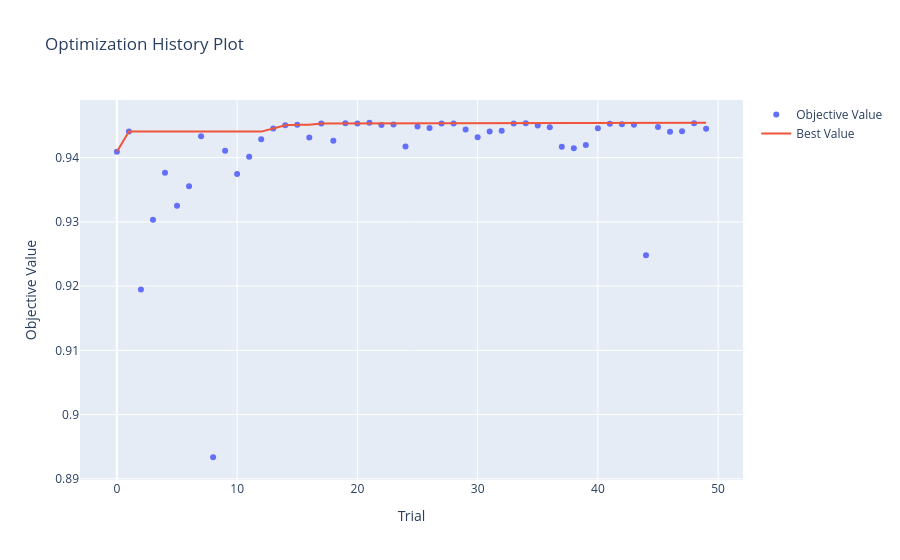
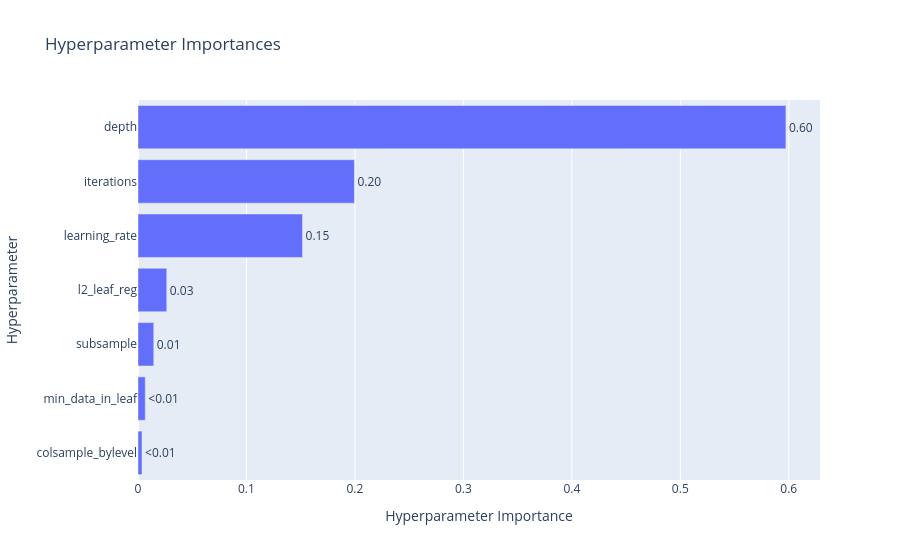

The notebook cell saved with these charts, in order:
### Code cell
# Visualize Optuna optimization results
# Note: If you get nbformat errors, run: pip install --upgrade nbformat
import joblib
import optuna

study_optuna = joblib.load('trained/optuna_study_catboost.joblib')
try:
    import plotly
    fig1 = optuna.visualization.plot_optimization_history(study_optuna)
    fig1.show()
    
    fig2 = optuna.visualization.plot_param_importances(study_optuna)
    fig2.show()
except Exception as e:
    print(f"Visualization error: {e}")
    print("\nTo fix this, run in terminal:")
    print("  pip install --upgrade nbformat plotly")
    print("\nAlternatively, you can view the optimization results as text:")
    print(f"\nBest trial: {study_optuna.best_trial.number}")
    print(f"Best value: {study_optuna.best_value:.4f}")
    print(f"Best params: {study_optuna.best_params}")

### Figure 1 — Plotly figure (JSON) as saved in the notebook; plotly's stock layout.template omitted (floating-point values rounded to 4 significant figures)
{"data": [{"mode": "markers", "name": "Objective Value", "type": "scatter", "x": [0, 1, 2, 3, 4, 5, 6, 7, 8, 9, 10, 11, 12, 13, 14, 15, 16, 17, 18, 19, 20, 21, 22, 23, 24, 25, 26, 27, 28, 29, 30, 31, 32, 33, 34, 35, 36, 37, 38, 39, 40, 41, 42, 43, 44, 45, 46, 47, 48, 49], "y": [0.9409, 0.9441, 0.9195, 0.9303, 0.9377, 0.9325, 0.9356, 0.9433, 0.8934, 0.9411, 0.9374, 0.9401, 0.9429, 0.9445, 0.945, 0.9451, 0.9431, 0.9453, 0.9426, 0.9453, 0.9453, 0.9454, 0.9451, 0.9452, 0.9417, 0.9448, 0.9446, 0.9453, 0.9453, 0.9444, 0.9432, 0.9441, 0.9442, 0.9453, 0.9454, 0.945, 0.9447, 0.9417, 0.9414, 0.942, 0.9446, 0.9453, 0.9452, 0.9451, 0.9248, 0.9448, 0.944, 0.9441, 0.9454, 0.9445]}, {"mode": "lines", "name": "Best Value", "type": "scatter", "x": [0, 1, 2, 3, 4, 5, 6, 7, 8, 9, 10, 11, 12, 13, 14, 15, 16, 17, 18, 19, 20, 21, 22, 23, 24, 25, 26, 27, 28, 29, 30, 31, 32, 33, 34, 35, 36, 37, 38, 39, 40, 41, 42, 43, 44, 45, 46, 47, 48, 49], "y": [0.9409, 0.9441, 0.9441, 0.9441, 0.9441, 0.9441, 0.9441, 0.9441, 0.9441, 0.9441, 0.9441, 0.9441, 0.9441, 0.9445, 0.945, 0.9451, 0.9451, 0.9453, 0.9453, 0.9453, 0.9453, 0.9454, 0.9454, 0.9454, 0.9454, 0.9454, 0.9454, 0.9454, 0.9454, 0.9454, 0.9454, 0.9454, 0.9454, 0.9454, 0.9454, 0.9454, 0.9454, 0.9454, 0.9454, 0.9454, 0.9454, 0.9454, 0.9454, 0.9454, 0.9454, 0.9454, 0.9454, 0.9454, 0.9454, 0.9454]}, {"marker": {"color": "#cccccc"}, "mode": "markers", "name": "Infeasible Trial", "showlegend": false, "type": "scatter", "x": [], "y": []}], "layout": {"title": {"text": "Optimization History Plot"}, "xaxis": {"title": {"text": "Trial"}}, "yaxis": {"title": {"text": "Objective Value"}}}}

### Figure 2 — Plotly figure (JSON) as saved in the notebook; plotly's stock layout.template omitted (floating-point values rounded to 4 significant figures)
{"data": [{"cliponaxis": false, "hovertemplate": ["colsample_bylevel (FloatDistribution): 0.003704291368387573<extra></extra>", "min_data_in_leaf (IntDistribution): 0.006690755482306495<extra></extra>", "subsample (FloatDistribution): 0.014527490596408572<extra></extra>", "l2_leaf_reg (FloatDistribution): 0.026514567582106692<extra></extra>", "learning_rate (FloatDistribution): 0.15168656514696416<extra></extra>", "iterations (IntDistribution): 0.19952325728460762<extra></extra>", "depth (IntDistribution): 0.5973530725392187<extra></extra>"], "name": "Objective Value", "orientation": "h", "text": ["<0.01", "<0.01", "0.01", "0.03", "0.15", "0.20", "0.60"], "textposition": "outside", "type": "bar", "x": [0.003704, 0.006691, 0.01453, 0.02651, 0.1517, 0.1995, 0.5974], "y": ["colsample_bylevel", "min_data_in_leaf", "subsample", "l2_leaf_reg", "learning_rate", "iterations", "depth"]}], "layout": {"title": {"text": "Hyperparameter Importances"}, "xaxis": {"title": {"text": "Hyperparameter Importance"}}, "yaxis": {"title": {"text": "Hyperparameter"}}}}
